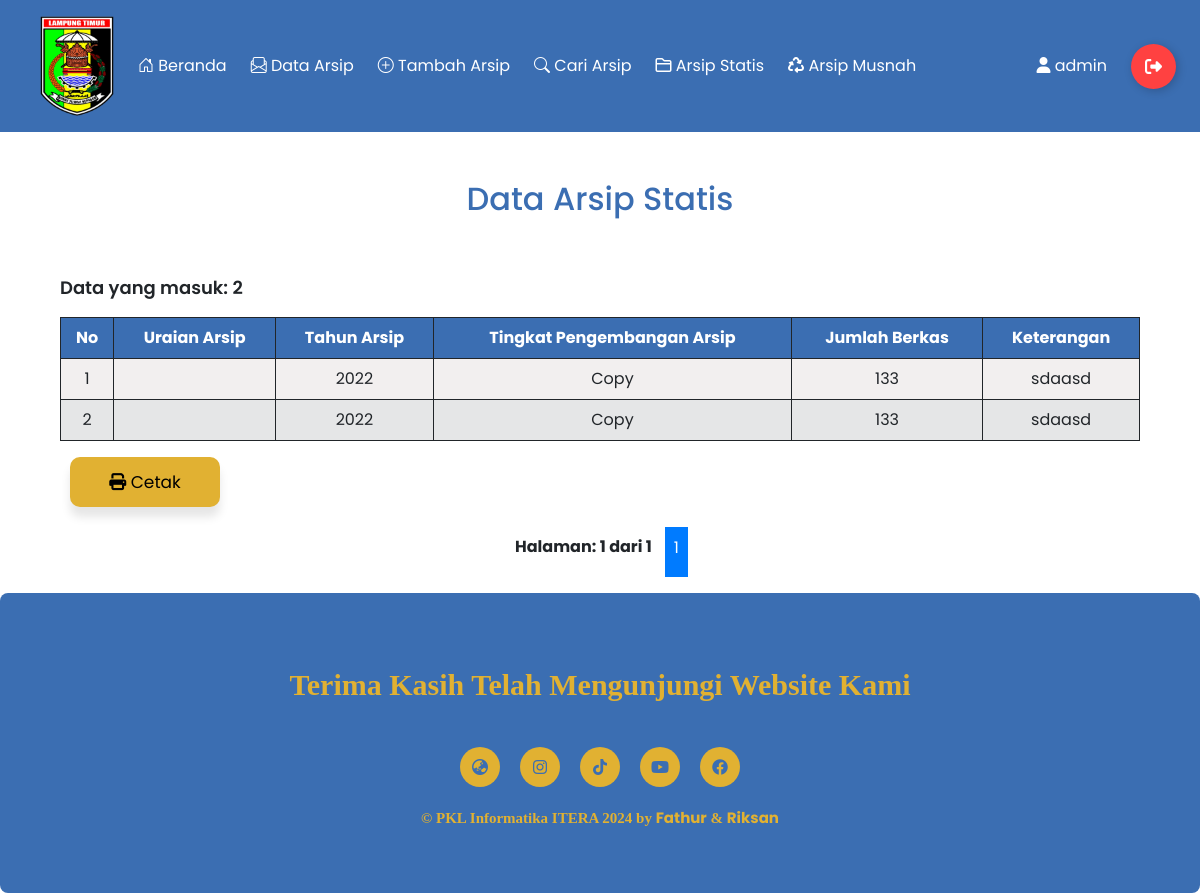
Screenshot of /page/arsipstatis.php (signed in) with the database file from the repository.
### tables this page shows
CREATE TABLE `data_dinamis` (
  `tahun_arsip` int(4) DEFAULT NULL,
  `skpd` varchar(255) DEFAULT NULL,
  `pokok_masalah` varchar(255) DEFAULT NULL,
  `kode_klasifikasi` varchar(255) DEFAULT NULL,
  `no_urut_berkas` varchar(255) DEFAULT NULL,
  `no_box` varchar(255) DEFAULT NULL,
  `no_rak` varchar(255) DEFAULT NULL,
  `bentuk_penataan` varchar(255) DEFAULT NULL,
  `nama_pemberkas` varchar(255) DEFAULT NULL,
  `no_surat_arsip` varchar(255) NOT NULL,
  `indeks_judul_arsip` varchar(255) DEFAULT NULL,
  `tingkat_pengembangan_arsip` varchar(255) DEFAULT NULL,
  `nilai_guna_arsip` varchar(255) DEFAULT NULL,
  `kondisi_arsip` varchar(255) DEFAULT NULL,
  `status` varchar(255) DEFAULT NULL,
  `pemerian_berkas` varchar(255) DEFAULT NULL,
  `jumlah_berkas` varchar(255) DEFAULT NULL,
  `keterangan` varchar(255) DEFAULT NULL,
  `lampirkan_file` longblob DEFAULT NULL,
  `tanggal_masuk` date DEFAULT NULL,
  `retensi_aktif` int(11) DEFAULT NULL,
  `retensi_inaktif` int(11) DEFAULT NULL,
  `uraian_arsip` varchar(255) DEFAULT NULL
);

### page/arsipstatis.php (the view, shortened to what this page needs)
<?php
include('koneksi.php');
$count_query = "SELECT COUNT(*) AS total FROM data_dinamis WHERE status = 'Statis'";
$count_result = $conn->query($count_query);
if ($count_result->num_rows > 0) {
    $count_row = $count_result->fetch_assoc();
    $total_statis = $count_row["total"];
} else {
    $total_musnah = 0;
}
?>
<!DOCTYPE html>
<html lang="en">
  <head>
    <link
      rel="stylesheet"
      href="https://cdnjs.cloudflare.com/ajax/libs/font-awesome/6.2.1/css/all.min.css"
    />
    <link href="https://fonts.cdnfonts.com/css/nexa-bold" rel="stylesheet" />
    <link rel="stylesheet" href="../css/style-table.css"/>
    <link rel="stylesheet" href="../css/style-form.css"/>
    <link href="https://cdn.jsdelivr.net/npm/bootstrap@5.0.2/dist/css/bootstrap.min.css" rel="stylesheet">
    <link rel="stylesheet" href="../css/style-nav.css"/>
    <link rel="stylesheet" href="https://cdn.jsdelivr.net/npm/bootstrap-icons@1.11.1/font/bootstrap-icons.css">
  </head>
  <body>
  <nav class="navbar d-flex justify-content-start sticky-top">
    <img class="ps-4" src="../assets/logo-lamtim.png" alt="Logo-Lamtim" height="100px">
    <ul class="navbar-nav">
            <li class="nav-item"><a href="home.php" class="nav-link"><span><i class="bi bi-house-door"></i></span> Beranda</a></li>
                <li class="nav-item"><a href="tabel.php" class="nav-link"><span><i class="bi bi-envelope-paper"></i></span> Data Arsip</a></li>
                <li class="nav-item"><a href="tambahdata.php" class="nav-link"><span><i class="bi bi-plus-circle"></i></span> Tambah Arsip</a></li>
                <li class="nav-item"><a href="cari.php" class="nav-link"><span class="bi bi-search"></span> Cari Arsip</a></li>
                <li class="nav-item"><a href="arsipstatis.php" class="nav-link nav-active"><i class="fa-regular fa-folder-closed"></i> Arsip Statis</a></li>
                <li class="nav-item"><a href="arsipmusnah.php" class="nav-link nav-active"><span><i class="fa-solid fa-recycle"></i></span> Arsip Musnah</a></li>
            </ul>
            <ul class="navbar-nav ms-auto p-2">
            <li class="nav-item "><a class="nav-link"><i class="fa fa-user"></i>
            <?php echo $_SESSION['username']; ?></a></li>
            <li class="nav-item "><a href="logout.php">
                <div class="Btn">
                <div class="sign"></div>
                </div>
                </a>
            </li>
            </ul>
    </nav>
    <div class="table">
        <h2 class="h2">Data Arsip Statis</h2>
        <div class='table-container'>
        <p style="font-weight: 600; font-size: large">Data yang masuk: <?php echo $total_statis ?></p>
        <table class="table table-bordered border border-dark">
        <thead>
            <tr style="text-align: center; background-color: #3b6eb2; color: #fff">
            <th>No</th>
                <th>Uraian Arsip</th>
                <th>Tahun Arsip</th>
                <th>Tingkat Pengembangan Arsip</th>
                <th>Jumlah Berkas</th>
                <th>Keterangan</th>
        </thead>
        <tbody>
        <?php
$limit = 10;
$page = isset($_GET['page']) ? (int)$_GET['page'] : 1;
$start = ($page - 1) * $limit;
$no = $start + 1;
$sql = "SELECT COUNT(*) FROM data_dinamis WHERE status = 'Statis'";
$result = $conn->query($sql);
$total_records = $result->fetch_row()[0];
$total_pages = ceil($total_records / $limit);
$sql = "SELECT *
        FROM data_dinamis WHERE status = 'Statis' ORDER BY tanggal_masuk DESC
        LIMIT $start, $limit";
$result = $conn->query($sql);
if ($result->num_rows > 0) {
  while ($row = $result->fetch_assoc()) {
        echo "<tr>
        <td>" . $no++ . "</td>
        <td>" . $row["uraian_arsip"] . "</td>
        <td>" . $row["tahun_arsip"] . "</td>
        <td>" . $row["tingkat_pengembangan_arsip"] . "</td>
        <td>" . $row["jumlah_berkas"] . "</td>
        <td>" . $row["keterangan"] . "</td>
    </tr>";
    }
} else {
    echo "<tr><td colspan='22'>Tidak ada data yang ditemukan</td></tr>";
}
?>
        </tbody>
    </table>
    <div class="uiverse" onclick="printTable()">
    <span>
    <span><i class="fa-solid fa-print"></i> Cetak</span>
    </span>
</div>
    <div class="pagination">
        <p>Halaman: <?php echo $page; ?> dari <?php echo $total_pages; ?></p>
        <?php for ($i = 1; $i <= $total_pages; $i++): ?>
            <a href="?page=<?php echo $i; ?>" class="<?php if($page == $i) echo 'active'; ?>"><?php echo $i; ?></a>
        <?php endfor; ?>
    </div>
</div>
</div>
  <footer>
    <p>Terima Kasih Telah Mengunjungi Website Kami</p>
    <div class="social-icons">
      <a style="text-decoration: none;" href="https://dispussip.lampungtimurkab.go.id/"><i class="fa-solid fa-earth-asia"></i></a>
      <a style="text-decoration: none;" href= "https://www.instagram.com/dispussip.lamtim/"><i class="fa-brands fa-instagram"></i></a>
      <a style="text-decoration: none;" href="https://www.tiktok.com/@dispussiplamtim?_t=8iAaAGJK8Bd&_r=1"><i class="fa-brands fa-tiktok"></i></a>
      <a style="text-decoration: none;" href="https://www.youtube.com/@dispussiplampungtimur"><i class="fa-brands fa-youtube"></i></a>
      <a style="text-decoration: none;" href="https://www.facebook.com/dispussiplamtimmembaca/"><i class="fa-brands fa-facebook"></i></a>
    </div>
    <p class="copyright" style="font-weight: 700">
        &copy; PKL Informatika ITERA 2024 by
        <a class="footer-nama" href="https://www.linkedin.com/in/fathurrahman-al-hafid-a21a7a246/">Fathur</a> &
        <a class="footer-nama" href="http://www.linkedin.com/in/riksan-cahyowadi">Riksan</a>
    </p>
  </footer>
  </body>
</html>

### css/style-table.css (style rules this page uses)
.h2 { text-align: center; font-weight: 800; color: var(--primary-color); padding-block: 3rem; }
.table-container { width: 90%; overflow-x: auto; margin: 0 auto; }
table { width: 100%; border-collapse: collapse; }
th, td { padding: 10px; text-align: left; border: 1px solid #ddd; text-align: center; }
th { background-color: var(--primary-color); color: #fff; }
tr:nth-child(even) { background-color: #e5e6e7; }
tr:nth-child(odd) { background-color: #f2efef; }
a { color: #1a73e8; text-decoration: none; }
.pagination { display: flex; justify-content: center; margin-top: 20px; }
.pagination a { margin: 0 5px; padding: 8px 16px; text-decoration: none; border: 1px solid #ccc; color: #333; transition: background-color 0.3s; }
.pagination p { margin: 0; margin-bottom: 10px; font-weight: bold; }
.pagination a.active { background-color: #007bff; color: white; border: 1px solid #007bff; }

### css/style-form.css (style rules this page uses)
:root { --font-family-saira: "Saira Semi Condensed", sans-serif; --transition-all: all 0.5s ease; --primary-color: #2470b7; }
* { font-family: var(--font-family-saira); transition: var(--transition-all); }

### css/style-nav.css (style rules this page uses)
* { box-sizing: border-box; font-family: "Poppins", sans-serif; }
:root { --bg-color: #f2efef; --bg-color2: #e7e1e1; --primary-color: #3b6eb2; --secondary-color: #ddc36c; --third-color: #e1b132; --transition: 0.3s; }
body { margin: 0; padding: 0; }
footer p { font-family: calibri; }
footer p:nth-child(1) { font-size: 30px; font-weight: bold; color: var(--third-color); margin: 20px; }
footer { height: 300px; display: flex; flex-direction: column; align-items: center; justify-content: center; position: relative; background-color: var(--primary-color); border-radius: 0.5rem; width: 100%; }
.social-icons a { width: 40px; height: 40px; display: flex; justify-content: center; align-items: center; background-color: var(--third-color); margin: 20px 10px; border-radius: 50%; }
.social-icons { display: flex; }
.social-icons i, .social i { color: var(--primary-color); }
.copyright { color: var(--third-color); font-size: 15px; }

### page/arsipstatis.php (style rules this page uses)
th, td { vertical-align: middle; }
.navbar { background-color: #3b6eb2; color: #fff; padding: 1rem; }
.navbar-nav { list-style: none; padding: 0; margin: 0; display: flex; align-items: center; justify-content: center; flex-direction: row; padding-bottom: 1rem; padding-top: 1rem; }
.nav-item { margin-left: 1.5rem; }
.nav-link { text-decoration: none; color: #fff; font-size: 1rem; }
.uiverse { position: relative; background: var(--third-color); color: #000; padding: 15px; margin: 10px; border-radius: 10px; width: 150px; height: 50px; font-size: 17px; display: flex; justify-content: center; align-items: center; flex-direction: column; box-shadow: 0 10px 10px rgba(0, 0, 0, 0.1); cursor: pointer; transition: all 0.2s cubic-bezier(0.68, -0.55, 0.265, 1.55); }
.Btn { display: flex; align-items: center; justify-content: flex-start; width: 45px; height: 45px; border: none; border-radius: 50%; cursor: pointer; position: relative; overflow: hidden; transition-duration: .3s; box-shadow: 2px 2px 10px rgba(0, 0, 0, 0.199); background-color: rgb(255, 65, 65); }
.sign { width: 100%; transition-duration: .3s; display: flex; align-items: center; justify-content: center; }
.sign svg { width: 17px; }
.footer-nama { color: inherit; text-decoration: none; }

### rows the page displays
data_dinamis: tahun_arsip "2022", tingkat_pengembangan_arsip "Copy", jumlah_berkas "133", keterangan "sdaasd"
data_dinamis: tahun_arsip "2022", tingkat_pengembangan_arsip "Copy", jumlah_berkas "133", keterangan "sdaasd"

### other values shown
$_SESSION['username'] "admin"
$total_statis "2"
$page "1"
$total_pages "1"
